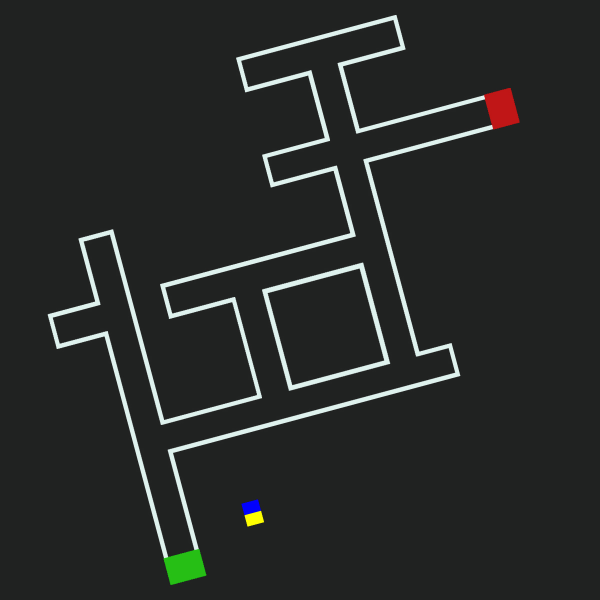
#> input picture mazes/maze-3.jpg, 1200 x 1200 px, given in place of solidified.jpg, which was not available (shown at 1/2 size)
$ python gen_graph.py   (older library calls are emulated)
#> lines starting #> are read from the running program, lines starting #| are printed output that depends on the picture; after the words box and inside, x2 and y2 are one past the last pixel; in counts of white or black regions, pixels touching at a corner belong together; pictures that were not available may be replaced by others from this repository, and a replacement may not be noted
import cv2
import numpy as np
from matplotlib import pyplot as plt
import networkx as nx
import math
from math import sqrt
from PIL import Image
from skimage.morphology import skeletonize
from skimage.util import invert
import sknw


def make_skeleton(image):
    gray = cv2.cvtColor(image, cv2.COLOR_BGR2GRAY)
        #BınaryThreshold + OtsuThreshold + BinaryThreshold
    retval, threshold = cv2.threshold(gray, 10, 255, cv2.THRESH_BINARY_INV+cv2.THRESH_OTSU)
    retval, threshold2 = cv2.threshold(threshold, 10, 255, cv2.THRESH_BINARY_INV)
    threshold2[threshold2 == 255] = 1
        #Skeletonize the Thresholded Image
    return skeletonize(threshold2)

def make_graph(skel, image, org):
    graph = sknw.build_sknw(skel, multi=False)

    gr_sensitivity = 15;
    gr_lb = np.array([60 - gr_sensitivity, 100, 50])
    gr_ub = np.array([60 + gr_sensitivity, 255, 255])

    rd_sensitivity = 15;
    rd_lb = np.array([0 - rd_sensitivity, 50, 50])
    rd_ub = np.array([10 + rd_sensitivity, 255, 255])
    gr = color_coordinate(org, gr_lb, gr_ub)
    rd = color_coordinate(org, rd_lb, rd_ub)
    #print(gr, "    ", rd)

    add_node_to_graph(graph, [gr[1], gr[0]])
    add_node_to_graph(graph, [rd[1], rd[0]])
    add_edge_to_graph(graph, [gr[1], gr[0]], 2)
    add_edge_to_graph(graph, [rd[1], rd[0]], 1)
    return graph

# [46 lines left out: functions plot_graph, add_node_to_graph, add_edge_to_graph, points_between, not called in this run]

def distance(a, b):
    return sqrt((b[0] - a[0])**2 + (b[1] - a[1])**2)

# [8 lines left out: function color_coordinate, not called in this run]

def main():
    img = cv2.imread("temp/solidified.jpg")
#> img is the input picture: shape (1200, 1200, 3); mean B, G, R 41.2, 42.8, 40.2
    img = cv2.resize(img, (400, 400), interpolation = cv2.INTER_AREA)
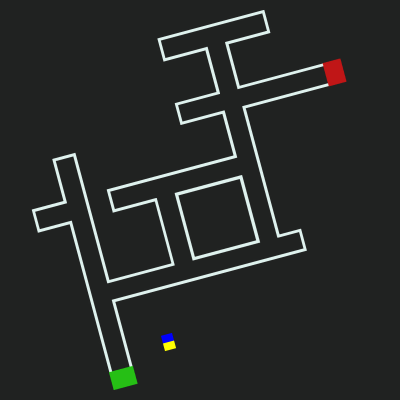
#> img: shape (400, 400, 3); mean B, G, R 41.2, 42.8, 40.2
    img = invert(img)
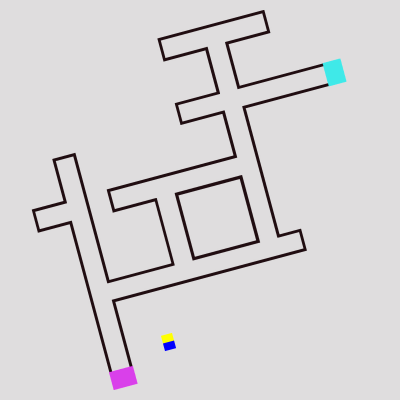
#> img: shape (400, 400, 3); mean B, G, R 213.8, 212.2, 214.8
    #cv2.imshow("dfd", img)
    org = cv2.imread('../mazes/maze-2.jpg')
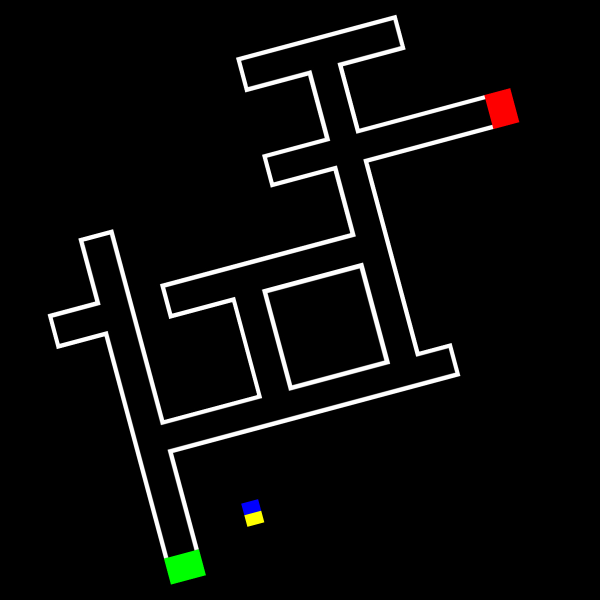
#> input picture mazes/maze-2.jpg, 1200 x 1200 px, found by its file name (shown at 1/2 size)
#> org is the input picture: shape (1200, 1200, 3); mean B, G, R 10.1, 10.8, 10.8
    org = cv2.resize(org, (400, 400), interpolation = cv2.INTER_AREA)
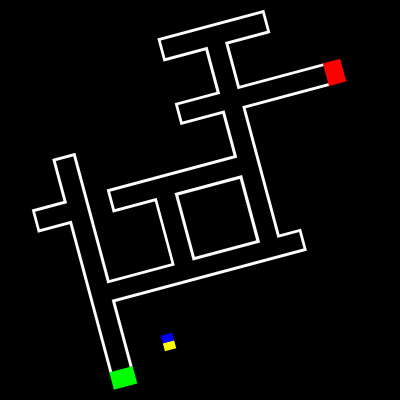
#> org: shape (400, 400, 3); mean B, G, R 10.1, 10.8, 10.8
    skel = make_skeleton(img)
#> in make_skeleton, `retval, threshold = cv2.threshold(gray, 10, 255, cv2.THRESH_BINARY_INV..`:
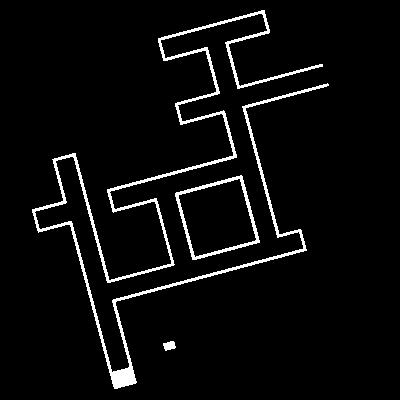
#> threshold: shape (400, 400); 4.5% white; 3 white regions, box (x1, y1, x2, y2) and area: (32, 10, 329, 389) 6142, (175, 175, 260, 260) 903, (163, 341, 176, 351) 91
#> in make_skeleton, `retval, threshold = cv2.threshold(gray, 10, 255, cv2.THRESH_BINARY_INV..`: retval = 133
#> in make_skeleton, `return skeletonize(threshold2)`:
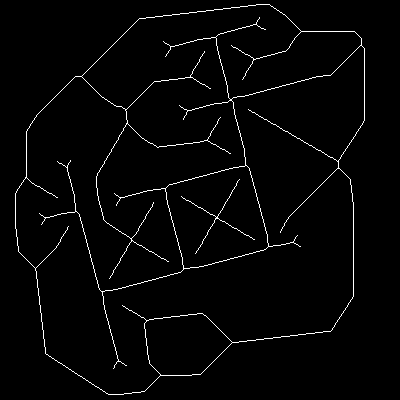
#> returned value: shape (400, 400) bool; 2.2% white in thin lines or dots, all inside (x1, y1, x2, y2) = (15, 4, 365, 395)
    graph = make_graph(skel, img, org)
    plot_graph(graph, org)

if __name__ == "__main__":
    main()
#> (the call stopped at in make_graph, `graph = sknw.build_sknw(skel, multi=False)`: sknw is not available in this run)
